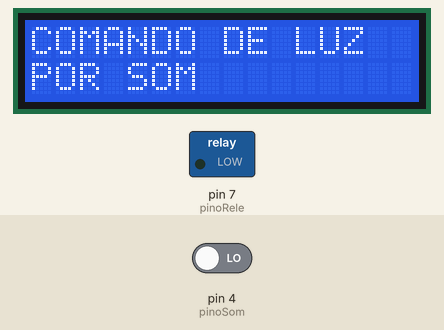
Simulated run of this sketch. Board: Arduino Uno, built with avr-gcc and run on an emulated ATmega328P. Parts: 16×2 character LCD, switched loads named in the sketch (green lamp = pin HIGH). Dashed ring = blinking. Inputs (shaded band) come from the test bench; at power-on: pin 4 (pinoSom) LOW.

Above: at 1.2 s.
1.3 s: pin 4 (pinoSom) driven HIGH
At 1.46 s:
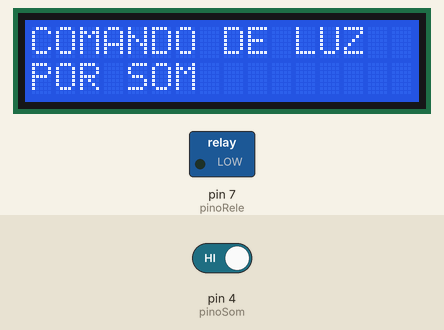
4.3 s: pin 4 (pinoSom) driven LOW
At 4.3 s:
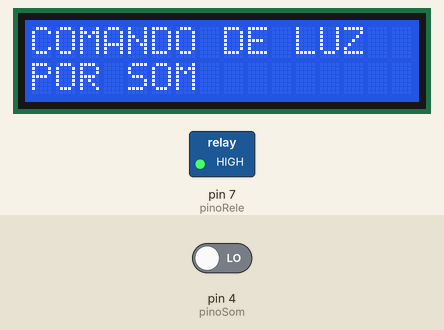
Timing chart, 0 to 7.3 s (numbered marks = the images above; inputs shaded):
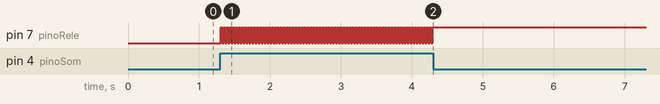

Measured:
- after the input at 1.3 s, pin 7 (pinoRele): alternates HIGH for 0.02 s and LOW for 0.02 s, starting at once
- after the input at 4.3 s, pin 7 (pinoRele): stops changing and stays HIGH

The sketch:

smallsound.ino
```cpp
// Open Source
// Trabalhando com Display LCD com I2C

#include <Wire.h> //INCLUSÃO DE BIBLIOTECA
#include <LiquidCrystal_I2C.h> //INCLUSÃO DE BIBLIOTECA

LiquidCrystal_I2C lcd(0x27,2,1,0,4,5,6,7,3, POSITIVE);

#define pinoRele 7
#define pinoSom 4

bool rele;

void setup(){
  pinMode(pinoRele, OUTPUT); //DEFINE O PINO COMO SAÍDA
  pinMode(pinoSom, INPUT); //DEFINE O PINO COMO ENTRADA

  rele=false;
  digitalWrite (pinoRele, rele);

  lcd.begin (16,2); //SETA A QUANTIDADE DE COLUNAS(16) E O NÚMERO DE LINHAS(2) DO DISPLAY
  lcd.setBacklight(HIGH); //LIGA O BACKLIGHT (LUZ DE FUNDO)

}

void loop(){
  Serial.print("COMANDO DE LUZ");
  lcd.setCursor(0,0); //SETA A POSIÇÃO DO CURSOR
  lcd.print("COMANDO DE LUZ"); //IMPRIME O TEXTO NO DISPLAY LCD
  lcd.setCursor(0,1); //SETA A POSIÇÃO DO CURSOR
  lcd.print("POR SOM"); //IMPRIME O TEXTO NO DISPLAY LCD

  if (digitalRead(pinoSom) == HIGH){ //SE A LEITURA DO PINO FOR IGUAL A HIGH, FAZ
      rele =! rele; //LÊ O ESTADO ATUAL DO PINO E ARMAZENA NA VARIÁVEL
  }
  digitalWrite(pinoRele, rele);

}
```
